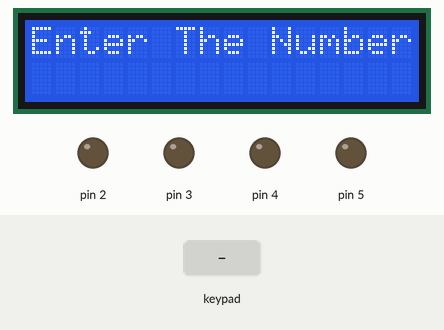
Recording of a sketch running on a simulated Arduino Uno, built with avr-gcc and run on an emulated ATmega328P. Shown: 16×2 character LCD, output pins drawn as LEDs (lit = HIGH). Dashed ring = blinking. The test bench sets the inputs (shaded band). What the sketch prints to the serial monitor is not drawn.

Above: at 1.2 s.
1.3 s: keypad keys 1 0 9 8 7 D pressed 0.4 s apart
At 6.6 s:
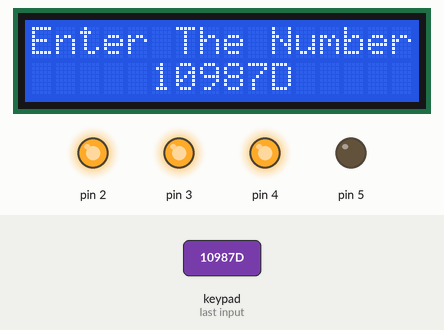
6.7 s: key 'S' pressed
At 8.4 s:
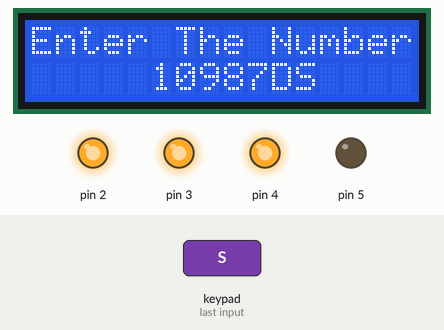
8.9 s: key 'D' pressed
At 9.8 s:
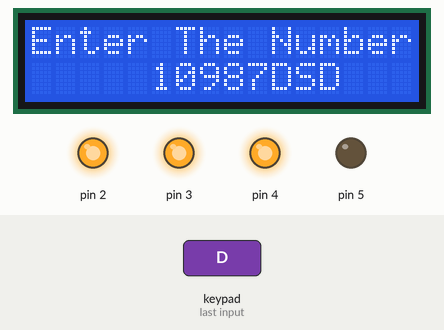
10.4 s: key 'S' pressed
At 11.1 s:
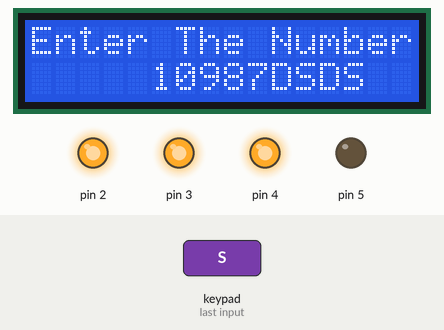
11.9 s: keypad keys 1 3 1 2 1 1 pressed 0.4 s apart
At 13.6 s:
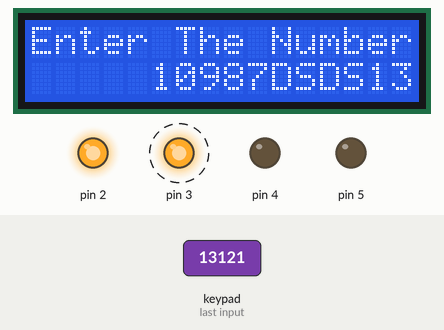
17.3 s: key '4' pressed
At 18.8 s:
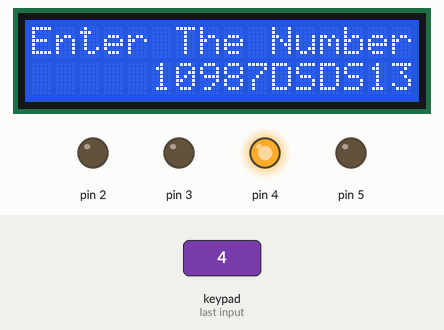
Timing chart, 0 to 20.3 s (numbered marks = the images above; inputs shaded):
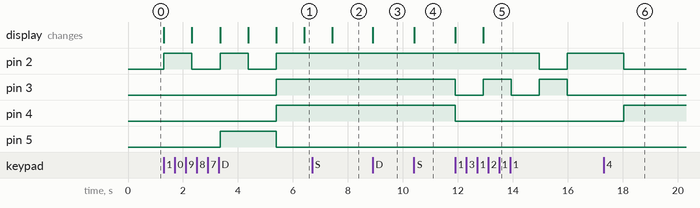

The sketch:

Five_trans.ino
```cpp
#include <Keypad.h>
#include <LiquidCrystal.h>

//const int rs = 1, en = 2, d4 = 3, d5 = 4, d6 = 5, d7 = 6;
//LiquidCrystal lcd(rs, en, d4, d5, d6, d7);

char getbyte;
int i=0;
char key='0';

const int rs = A0, en = A1, d4 = A2, d5 = A3, d6 = A4, d7 = A5;
LiquidCrystal lcd(rs, en, d4, d5, d6, d7);

const byte ROWS = 4; //four rows
const byte COLS = 3; //three columns
char keys[ROWS][COLS] = {   {'1','2','3'},
                            {'4','5','6'},
                            {'7','8','9'},
                            {'0','S','D'}
                         };

byte rowPins[ROWS] = {10,9,8,7}; //connect to the row pinouts of the keypad
byte colPins[COLS] = {13,12,11}; //connect to the column pinouts of the keypad

Keypad customKeypad = Keypad( makeKeymap(keys), rowPins, colPins, ROWS, COLS);

void setup()
{
    Serial.begin(9600);
    pinMode(2, OUTPUT);
    pinMode(3, OUTPUT);
    pinMode(4, OUTPUT);
    pinMode(5, OUTPUT);
    Serial.print("Enter number-");
    lcd.begin(16, 2);//initializing LCD
    lcd.write("Enter The Number-");
    lcd.setCursor(5,1);
}

void loop()
{
  key = customKeypad.getKey(); //storing pressed key value in a char

  if (key)
  {
    getbyte=key;
    lcd.print(key); //showing pressed character on LCD

    char x1=getbyte;
    Serial.println(x1);

             switch(x1)
             {
              case 'A':digitalWrite(2,LOW);
                     digitalWrite(3,HIGH);
                     digitalWrite(4,LOW);
                     digitalWrite(5,HIGH);
                     break;
              case '0':digitalWrite(2,LOW);
                     digitalWrite(3,LOW);
                     digitalWrite(4,LOW);
                     digitalWrite(5,LOW);
                     break;
              case '1':digitalWrite(2,HIGH);
                     digitalWrite(3,LOW);
                     digitalWrite(4,LOW);
                     digitalWrite(5,LOW);
                     break;
              case '2':digitalWrite(2,LOW);
                     digitalWrite(3,HIGH);
                     digitalWrite(4,LOW);
                     digitalWrite(5,LOW);
                     break;
              case '3':digitalWrite(2,HIGH);
                     digitalWrite(3,HIGH);
                     digitalWrite(4,LOW);
                     digitalWrite(5,LOW);
                     break;
              case '4':digitalWrite(2,LOW);
                     digitalWrite(3,LOW);
                     digitalWrite(4,HIGH);
                     digitalWrite(5,LOW);
                     break;
              case '5':digitalWrite(2,HIGH);
                     digitalWrite(3,LOW);
                     digitalWrite(4,HIGH);
                     digitalWrite(5,LOW);
                     break;
              case '6':digitalWrite(2,LOW);
                     digitalWrite(3,HIGH);
                     digitalWrite(4,HIGH);
                     digitalWrite(5,LOW);
                     break;
              case '7':digitalWrite(2,HIGH);
                     digitalWrite(3,HIGH);
                     digitalWrite(4,HIGH);
                     digitalWrite(5,LOW);
                     break;
              case '8':digitalWrite(2,LOW);
                     digitalWrite(3,LOW);
                     digitalWrite(4,LOW);
                     digitalWrite(5,HIGH);
                     break;
              case '9':digitalWrite(2,HIGH);
                     digitalWrite(3,LOW);
                     digitalWrite(4,LOW);
                     digitalWrite(5,HIGH);
                     break;
               case 'E':digitalWrite(2,LOW);
                     digitalWrite(3,HIGH);
                     digitalWrite(4,HIGH);
                     digitalWrite(5,HIGH);
                     break;

             }
             delay(1000);
     }

}
```

Measured:
- after the input at 1.3 s, pin 2: alternates HIGH for 1.0 s and LOW for 1.0 s, starting at once; pin 3, pin 4: LOW → HIGH after 4.1 s; pin 5: LOW → HIGH after 2.0 s, → LOW 2.0 s later; the display: first changes at once (image 1 shows a later state)
- after the input at 6.7 s, the display: changes after 0.73 s (image 2)
- after the input at 8.9 s, the display: changes at once (image 3)
- after the input at 10.4 s, the display: changes at once (image 4)
- after the input at 11.9 s, pin 2: HIGH → LOW after 3.1 s, → HIGH 1.0 s later; pin 3: alternates HIGH for 1.0 s and LOW for 1.0 s, starting at once; pin 4: HIGH → LOW at once; the display: first changes at once (image 5 shows a later state)
- after the input at 17.3 s, pin 2: HIGH → LOW after 0.73 s; pin 4: LOW → HIGH after 0.73 s
